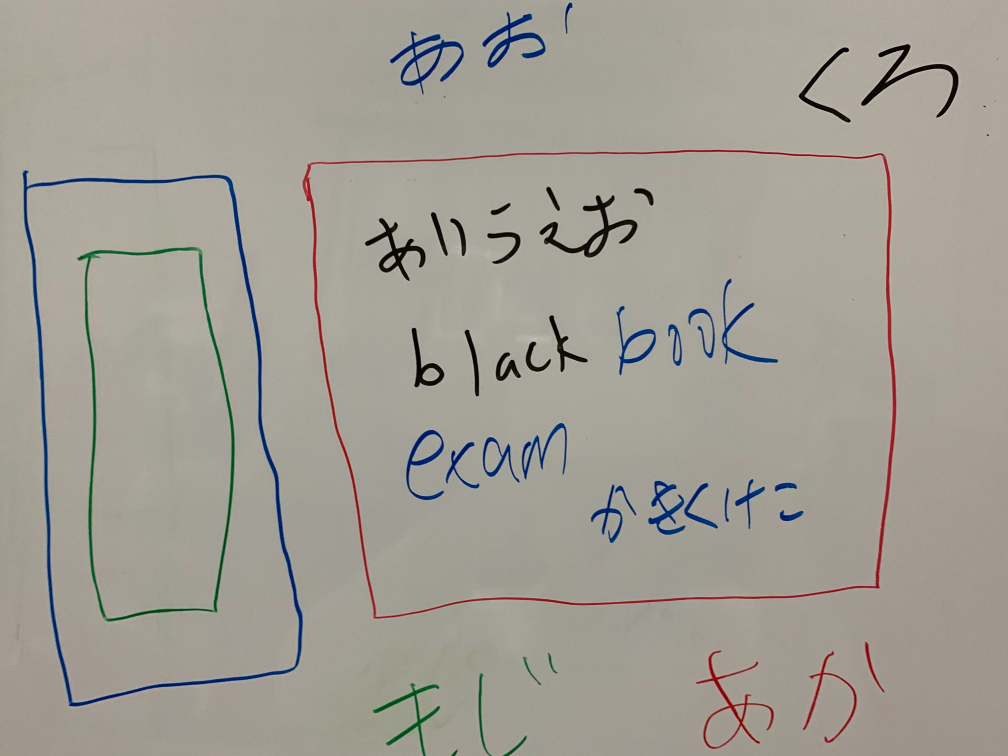
#> input picture assets/input.png, 4032 x 3024 px, given in place of IMG_2747.png, which was not available (shown at 1/4 size)
$ python cutOut.py
#> lines starting #> are read from the running program, lines starting #| are printed output that depends on the picture; after the words box and inside, x2 and y2 are one past the last pixel; in counts of white or black regions, pixels touching at a corner belong together; pictures that were not available may be replaced by others from this repository, and a replacement may not be noted
import cv2
import numpy as np
import matplotlib.pyplot as plt
import base64

print('start')
#[[User specified parameters]]

# ------- color condition ----------
""" R_low = 130     #0 or 130
R_high = 300    #100 or 300
G_low = 0       #0 or 100
G_high = 100    #100 or 300
B_low = 0       #0 or 100
B_high = 100    #100 or 300 """
# -------------------------------------------------------------------------------------------------

# ------- scale condition -------------------------------------------------------------------------
Area_th_min = 1200
Area_th_max = 10000
# ------- filter condition ------------------------------------------------------------------------
ksize = 3
neiborhood = np.array([[0,1,0],[1,1,1],[0,1,0]],np.uint8)
# ------- function --------------------------------------------------------------------------------
def getRectByPoints(points):
    points = list(map(lambda x: x[0], points))

    points = sorted(points,key=lambda x:x[1])
    top_points = sorted(points[:2], key=lambda x:x[0])
    bottom_points = sorted(points[2:4], key=lambda x:x[0])
    points = top_points + bottom_points

    left = min(points[0][0], points[2][0])
    right = max(points[1][0], points[3][0])
    top = min(points[0][1], points[1][1])
    bottom = max(points[2][1], points[3][1])
    return (top, bottom, left, right)

def getPartImageByRect(rect):
    im = img_c
    return im[rect[0]:rect[1], rect[2]:rect[3]]
# -------------------------------------------------------------------------------------------------

# Step 1 ------------------------------------------------------------------------------------------
beforeRect = [0,0,0,0]
listR = []
listG = []
listB = []
image_dir = './assets/'
filename = "IMG_2747.png"

input_img = image_dir + filename
img = cv2.imread(input_img)
#> img is the input picture: shape (3024, 4032, 3); mean B, G, R 147.8, 157.5, 161.9
img_c_origin = cv2.imread(input_img)
height = img.shape[0]
#> height = 3024
width = img.shape[1]
#> width = 4032
#img_c = cv2.resize(img , (int(width*0.5), int(height*0.5)))
""" for i in range(2):
    img_c = cv2.GaussianBlur(img_c,(5,5),0)
"""
for num in range(4):
    img_c = img
    B, G, R = cv2.split(img_c)
    if(num == 0):
        R_low = 0
        R_high = 100
        G_low = 0
        G_high = 100
        B_low = 0
        B_high = 100
        color = 'Bl'

    if(num == 1):
        R_low = 130
        R_high = 300
        G_low = 0
        G_high = 100
        B_low = 0
        B_high = 100
        color = 'R'

    if(num == 2):
        R_low = 0
        R_high = 100
        G_low = 100
        G_high = 300
        B_low = 0
        B_high = 100
        color = 'G'

    if(num == 3):
        R_low = 0
        R_high = 100
        G_low = 0
        G_high = 100
        B_low = 100
        B_high = 300
        color = 'B'

    img_g_th = np.where((G < G_high) & (G > G_low), 1, 0)
    img_b_th = np.where((B < B_high) & (B > B_low), 1, 0)
    img_r_th = np.where((R < R_high) & (R > R_low), 1, 0)

    img_th = img_r_th * img_g_th * img_b_th * 255
    img_th = np.uint8(img_th)
    #img_th = cv2.erode(img_th,neiborhood,iterations=1)
    img_th = cv2.dilate(img_th,neiborhood,iterations=7)
    #img_th = cv2.ximgproc.thinning(img_th,thinningType = cv2.ximgproc.THINNING_GUOHALL)
    #img_th = cv2.dilate(img_th,neiborhood,iterations=1)
    if(num == 0):
        img_th_Bl = img_th

    # Step 2 ----------------------------------------------------------------------------------------------
    contours = cv2.findContours(img_th, cv2.RETR_TREE, cv2.CHAIN_APPROX_SIMPLE)[0]

    # Step 3 ----------------------------------------------------------------------------------------------
    Active_contours = []

    for cont in contours:
        if cv2.contourArea(cont) > Area_th_min and cv2.contourArea(cont) < Area_th_max:
            Active_contours.append(cont)

    # Step 4 ---------------------------------------------------------------------------------------------
    cont_img = cv2.drawContours(img_c_origin, Active_contours, -1, (255,0,0), 3)

    cont_img = cv2.cvtColor(cont_img, cv2.COLOR_BGR2RGB)
    img_c_origin = cv2.cvtColor(img_c_origin, cv2.COLOR_BGR2RGB)

    # Step 5 ---------------------------------------------------------------------------------------------
    contours = cv2.findContours(img_th, cv2.RETR_LIST, cv2.CHAIN_APPROX_SIMPLE)[0]
    th_area = img_c.shape[0] * img_c.shape[1] / 100
    contours_large = list(filter(lambda c:cv2.contourArea(c) > th_area, contours))
    outputs = []
    rects = []
    approxes = []

    for (i,cnt) in enumerate(contours_large):
        arclen = cv2.arcLength(cnt, True)
        approx = cv2.approxPolyDP(cnt, 0.02*arclen, True)
        if len(approx) < 4:
            continue

        approxes.append(approx)
        rect = getRectByPoints(approx)
        rects.append(rect)
        outputs.append(getPartImageByRect(rect))
        img_th = cv2.rectangle(img_th,(rect[2]-100,rect[1]+100),(rect[3]+100,rect[0]-100),(0,0,0),-1)
        img_th_Bl = cv2.rectangle(img_th_Bl,(rect[2],rect[1]),(rect[3],rect[0]),(0,0,0),-1)
        if((abs(beforeRect[0]-rect[0])<200)and(abs(beforeRect[1]-rect[1])<200)and(abs(beforeRect[2]-rect[2])<200)and(abs(beforeRect[3]-rect[3])<200)):
            continue

        img_output = getPartImageByRect(rect)
        img_name = './output/'+str(color)+str(i)+'.png'
        cv2.imwrite(img_name,img_output)
        target_file = r""+str(img_name)+""
        if(num == 1):
            with open (target_file,'rb') as f:
                data = f.read()
                binarySquareR = base64.b64encode(data)
            listR.append(binarySquareR)

        if(num == 2):
            with open (target_file,'rb') as f:
                data = f.read()
                binarySquareG = base64.b64encode(data)
            listG.append(binarySquareG)

        if(num == 3):
            with open (target_file,'rb') as f:
                data = f.read()
                binarySquareB = base64.b64encode(data)
            listB.append(binarySquareB)
        beforeRect = rect
        print(rect)

    cv2.imwrite('./output/'+str(color)+'output.png',img_th)
    if(num == 1):
        target_file = r"./output/Routput.png"
        with open(target_file, 'rb') as f:
            data = f.read()
        binaryR = base64.b64encode(data)
        reddict = {"textR":binaryR, "squareR":listR}
    if(num == 2):
        target_file = r"./output/Goutput.png"
        with open(target_file, 'rb') as f:
            data = f.read()
        binaryG = base64.b64encode(data)
        greendict = {"textG":binaryG, "squareG":listG}
    if(num == 3):
        target_file = r"./output/Boutput.png"
        with open(target_file, 'rb') as f:
            data = f.read()
        binaryB = base64.b64encode(data)
        bluedict = {"textB":binaryB, "squareB":listB}
#> this loop made 4 passes
#> pass 1, `B, G, R = cv2.split(img_c)`:
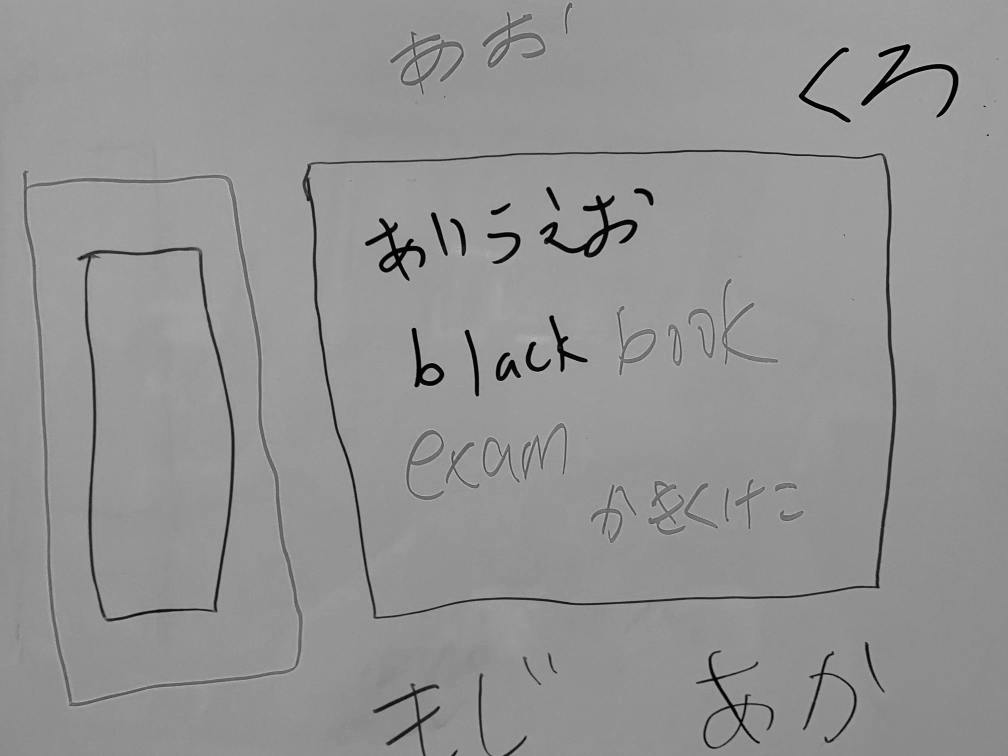
#> B: shape (3024, 4032) (shown at 1/4 size); min 0, max 221, mean 147.8
#> pass 1, `B, G, R = cv2.split(img_c)`:
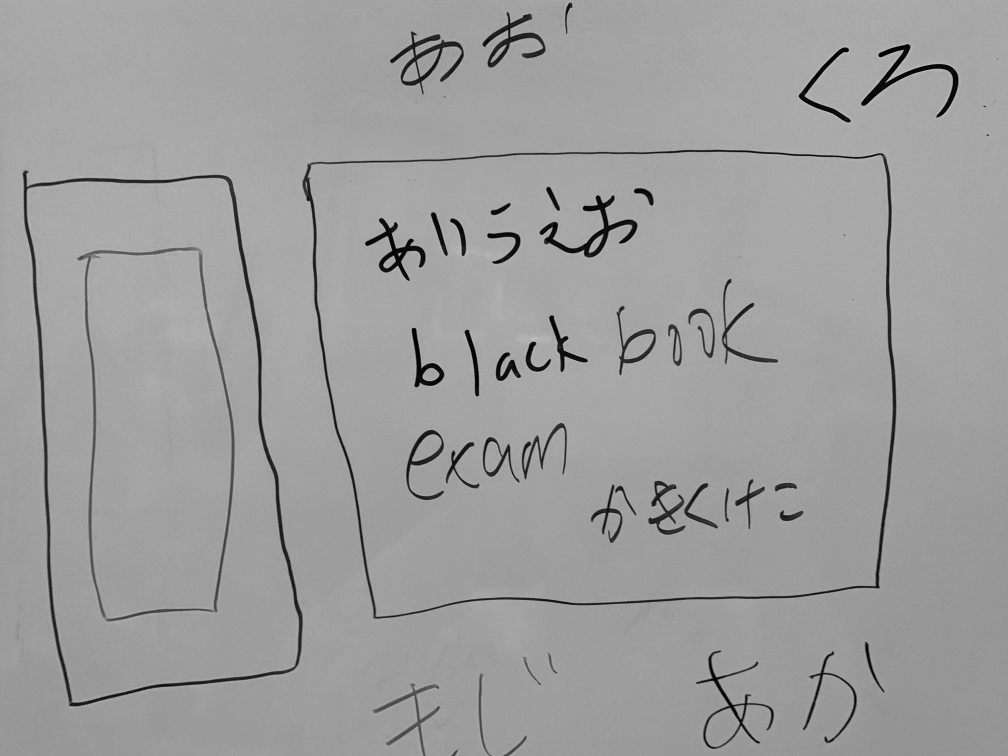
#> G: shape (3024, 4032) (shown at 1/4 size); min 0, max 215, mean 157.5
#> pass 1, `B, G, R = cv2.split(img_c)`:
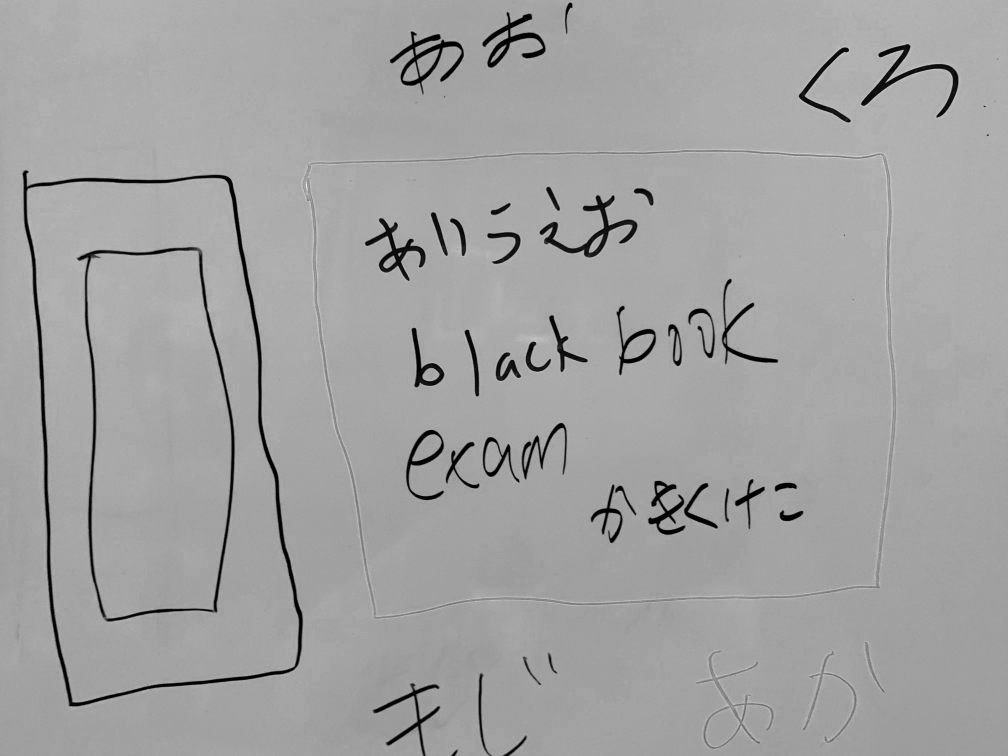
#> R: shape (3024, 4032) (shown at 1/4 size); min 0, max 255, mean 161.9
#> pass 1, `img_g_th = np.where((G < G_high) & (G > G_low), 1, 0)`:
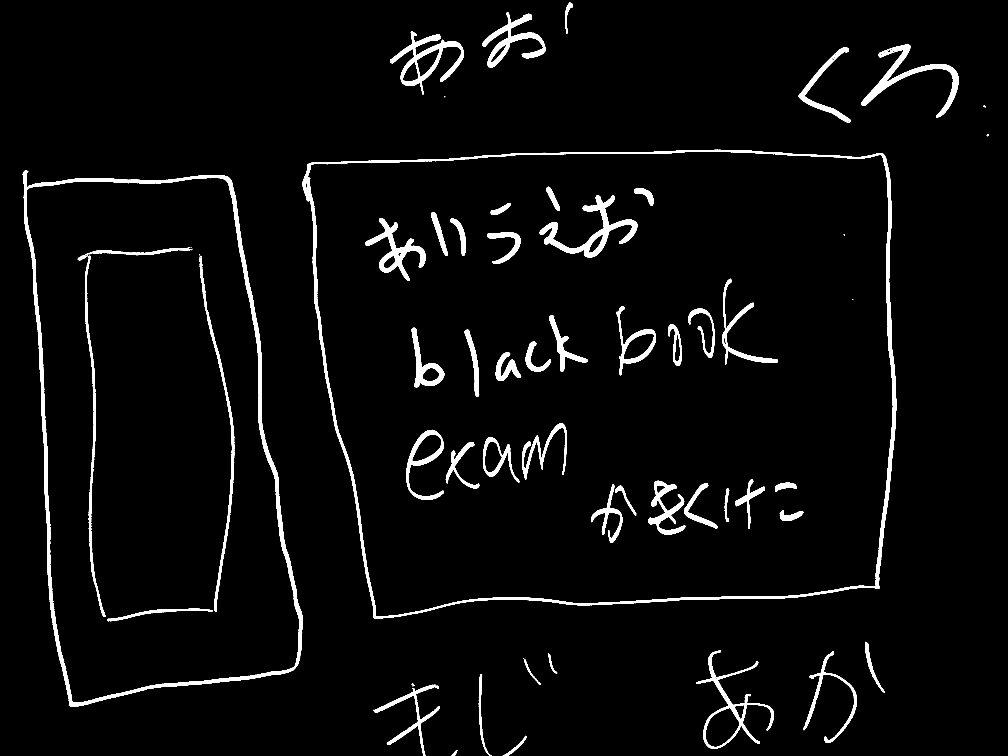
#> img_g_th: shape (3024, 4032) int64 (shown at 1/4 size); values 0 (black) and 1 (white), 3.5% white; 110 white regions (54 under 20 px), largest, box (x1, y1, x2, y2) and area: (91, 682, 1212, 2825) 75668, (1210, 599, 3585, 2475) 74817, (2158, 781, 2550, 1030) 19687
#> after the loop:
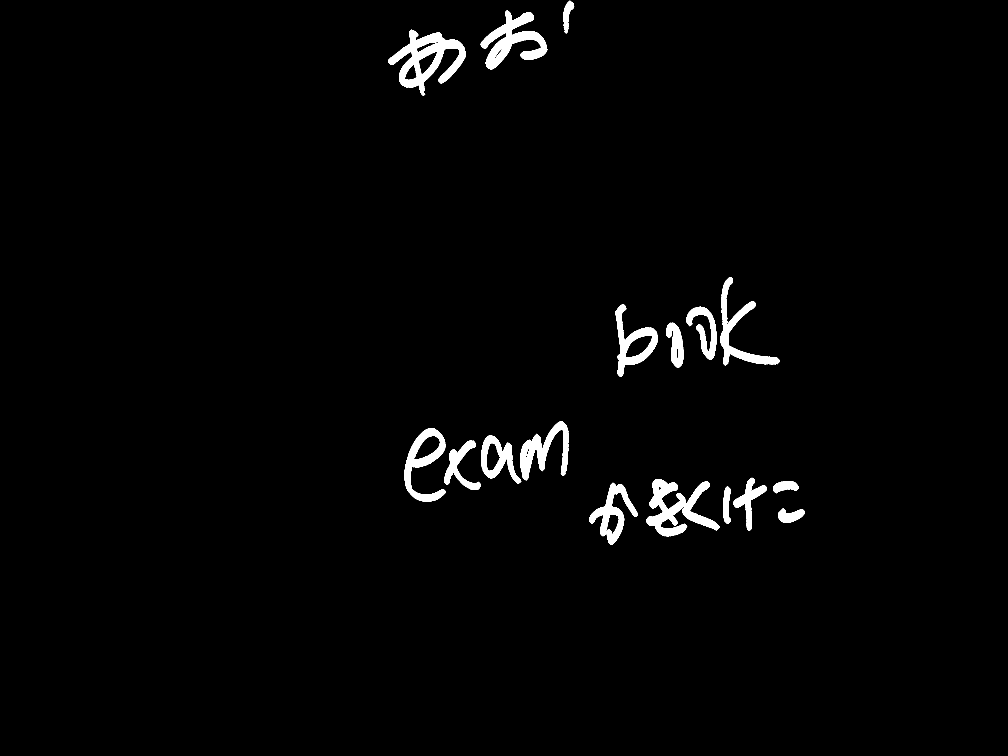
#> img_th: shape (3024, 4032) (shown at 1/4 size); 1.8% white; 18 white regions, largest, box (x1, y1, x2, y2) and area: (1554, 119, 1862, 384) 30271, (1923, 41, 2189, 278) 24259, (2586, 1916, 2749, 2146) 17803
#> after the loop, listB = 1 item; listG = 1 item; listR = 1 item


cv2.imwrite('./output/Bloutput.png',img_th_Bl)
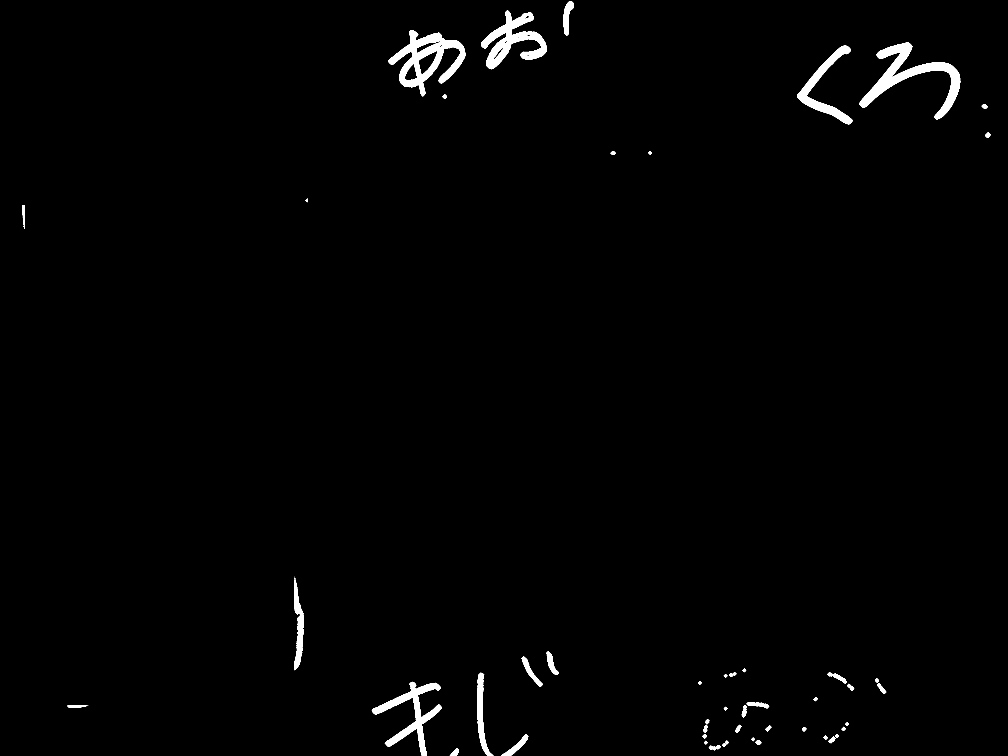
#> saved as Bloutput.png: shape (3024, 4032) (shown at 1/4 size); 1.2% white; 53 white regions (3 under 20 px), largest, box (x1, y1, x2, y2) and area: (3438, 170, 3841, 478) 29385, (1554, 120, 1861, 386) 28180, (1924, 41, 2188, 277) 22032
target_file = r"./output/Bloutput.png"
with open(target_file, 'rb') as f:
    data = f.read()
binaryBl = base64.b64encode(data)
Blackdict = {"textBl":binaryBl}

"""
encode_file=r"encodeR.txt"
with open(encode_file,"wb") as f:
    f.write(binaryR)

encode_file=r"encodeG.txt"
with open(encode_file,"wb") as f:
    f.write(binaryG)

encode_file=r"encodeB.txt"
with open(encode_file,"wb") as f:
    f.write(binaryB)
"""
imgdict = {"Black":Blackdict,"red":reddict, "green":greendict, "blue":bluedict}
#print(imgdict)

print('end')

# ------------- show images ---------------------------------------------------------------------------
plt.gray()

plt.subplot(1,2,1)
plt.imshow(img_th_Bl, vmin=0, vmax=255, interpolation = 'none')
cv2.imwrite('./output/blue_output.png', img_th)
plt.title('Threshold')

plt.subplot(1,2,2)
plt.imshow(cont_img, interpolation = 'none')
plt.title('Contour')

plt.show()
#> figure, not shown here; B, G, R data is drawn as R, G, B
# ------------------------------------------------------------------------------------------------------

$ run again, on assets/input2.png
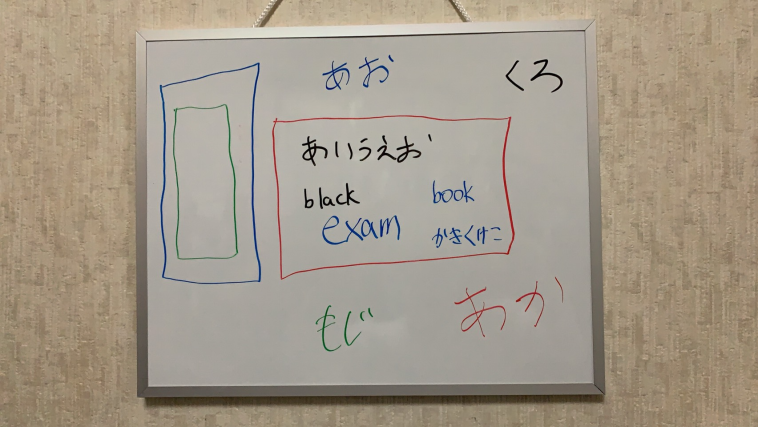
#> input picture assets/input2.png, 758 x 427 px, given in place of IMG_2747.png, which was not available
#> img is the input picture: shape (427, 758, 3); mean B, G, R 137.9, 153.4, 164
#> the loop `for num in range(4):` made 4 passes
#> pass 1, `img_g_th = np.where((G < G_high) & (G > G_low), 1, 0)`:
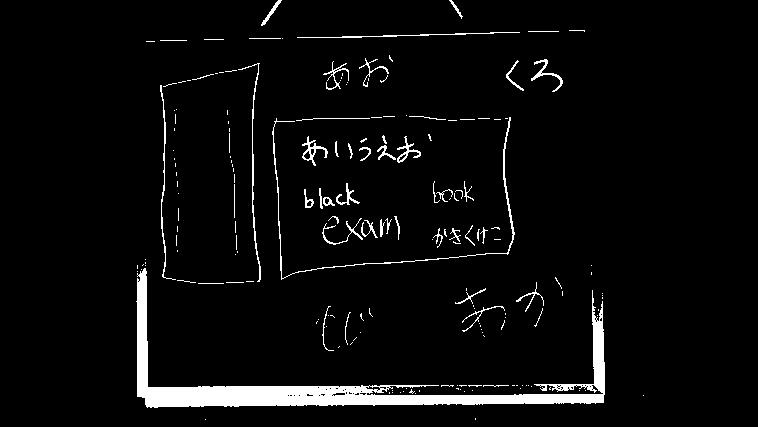
#> img_g_th: shape (427, 758) int64; values 0 (black) and 1 (white), 4.5% white; 185 white regions (132 under 20 px), largest, box (x1, y1, x2, y2) and area: (136, 268, 605, 408) 9218, (272, 117, 515, 280) 779, (238, 63, 261, 282) 374
#> after the loop `for num in range(4):`: listB = []
#> `cv2.imwrite('./output/Bloutput.png',img_th_Bl)`:
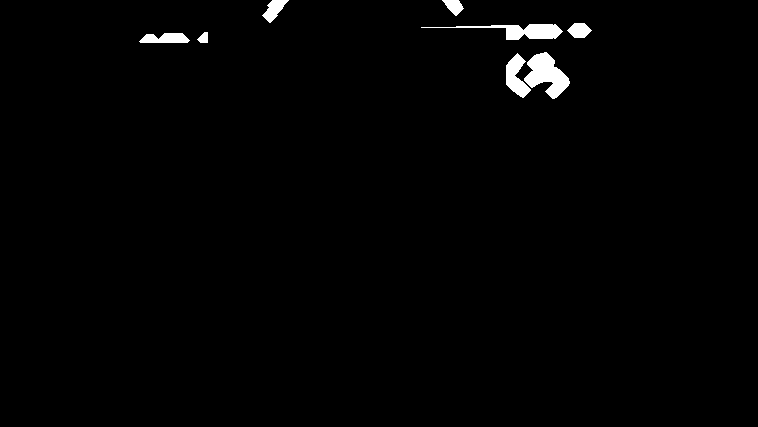
#> saved as Bloutput.png: shape (427, 758); 1.2% white; 8 white regions, largest, box (x1, y1, x2, y2) and area: (524, 52, 570, 99) 1161, (421, 24, 563, 40) 887, (506, 53, 531, 98) 598
